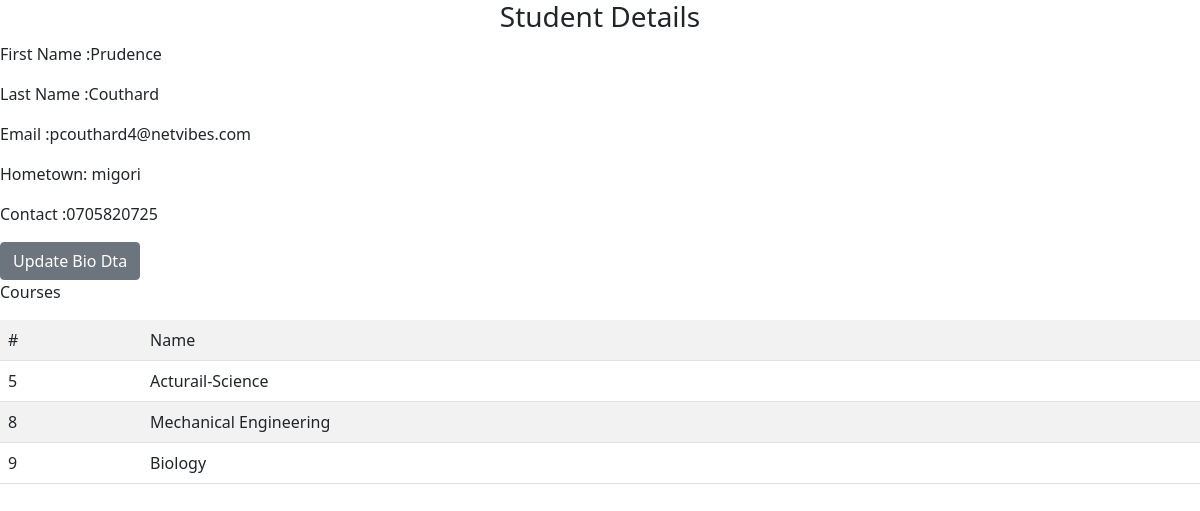
Page /student_details/5 (signed in) on the committed database.
### model.py (models this page shows, shortened)
class Student(db.Model):
    __tablename__ = 'student'
    id = db.Column(db.Integer(), primary_key=True)
    first_name = db.Column(db.String())
    last_name = db.Column(db.String())
    email = db.Column(db.String())
    user_id = db.Column(db.Integer(), db.ForeignKey('users.id'))
    courses  = db.relationship('Course', secondary=student_course, back_populates='students')
    biodata = db.relationship('BioData', back_populates = 'student', uselist=False)
    user = db.relationship('User', back_populates = 'student', uselist=False)

class BioData(db.Model):
    __tablename__ = 'biodata'
    id = db.Column(db.Integer(), primary_key=True)
    hometown = db.Column(db.String())
    contact = db.Column(db.String())
    student_id = db.Column(db.Integer(), db.ForeignKey('student.id'))
    student = db.relationship('Student', back_populates = 'biodata', uselist=False)

class Course(db.Model):
    __tablename__ ='course'
    id =  db.Column(db.Integer(), primary_key=True)
    name = db.Column(db.String())
    students  = db.relationship('Student', secondary=student_course, back_populates='courses')

### app.py (the view)
@app.route('/student_details/<int:id>')
@allow('student')
def student_details(id):
    student = Student.query.filter_by(id=id).first()
    return render_template('student-details.html',student=student)

### app.py (called while the page is built)
def allow(*role):
    def wrapper(fn):
        @wraps(fn)
        def decorator(*args, **kwargs):
            if current_user.role == role[0]:
                return fn(*args,**kwargs)
            else:
                return render_template('forbidden.html')
        return decorator
    return wrapper

@login_manager.user_loader
def load_user(user_id):
    return User.query.filter_by(id=user_id).first()

### templates/student-details.html
{% extends 'base.html' %}
{% block main %}
<h3 class="text-center">Student Details</h3>
<p> First Name :{{student.first_name}}</p>
<p> Last Name :{{student.last_name}}</p>
<p> Email :{{student.email}}</p>
<p>Hometown: {{student.biodata.hometown}}</p>
<p>Contact :{{student.biodata.contact}}</p>
<a href="{{url_for("update_bio_data", id=student.biodata.id)}}" class="btn btn-secondary"> Update Bio Dta</a>
{% if student.courses %}
<p>Courses</p>
<table class="table table-striped">
    <tr>
        <td>#</td>
        <td>Name</td>
    </tr>
    {% for course in student.courses  %}
    <tr>
        <td>{{course.id}}</td>
        <td>{{course.name}}</td>
    </tr>
    {% endfor %}
</table>
{% else %}
<p>Student Has not Nrolled for any course</p>
{% endif %}
{% endblock main %}

### rows in the picture
Student: first_name "Prudence", last_name "Couthard", email "pcouthard4@netvibes.com"
BioData: biodata.hometown "migori", biodata.contact "0705820725"
Course: id "5", name "Acturail-Science"
Course: id "8", name "Mechanical Engineering"
Course: id "9", name "Biology"
